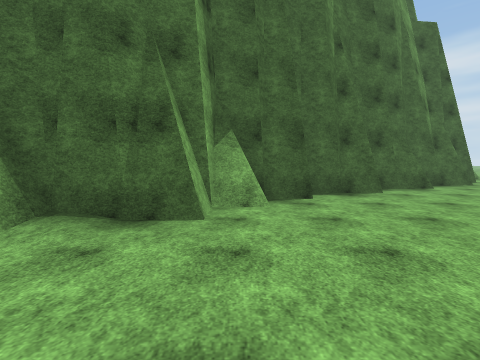
view 1 (above)

24 first-person views from a walk through a Unity game level. The camera is 1.5 m above the floor, tilts 4° down and sees 85° across. The floor is counted in squares, 2 m on a side. Each view is taken from the middle of a square. On the plan, view 1 faces up. The plan holds only what a view shows up to about 9 squares ahead; the rest is blank. The place goes on beyond the plan. The player character is not drawn. Surface patterns are stand-ins for the level's own textures.

view 2
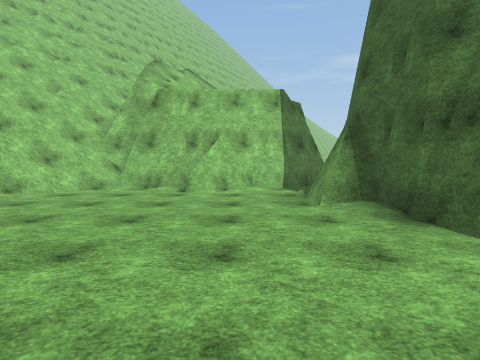

view 3
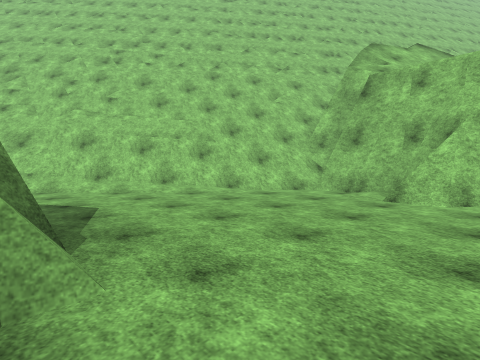

view 4
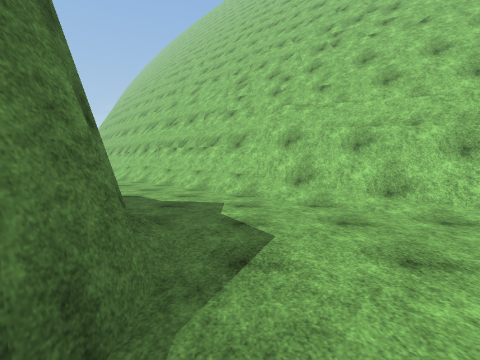

view 5
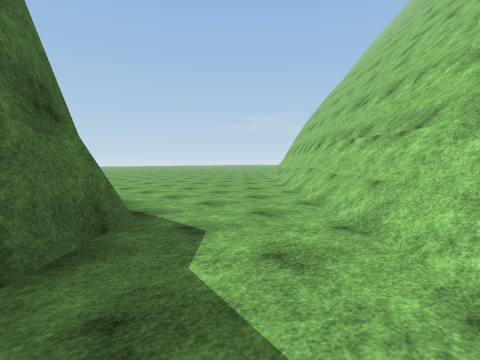

view 6
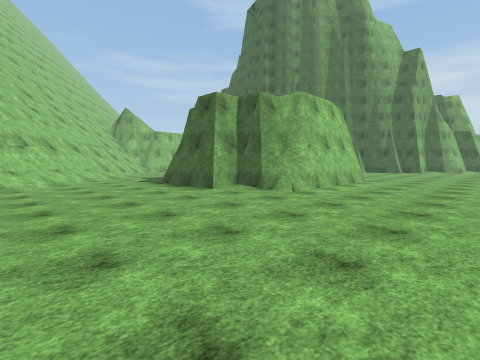

view 7
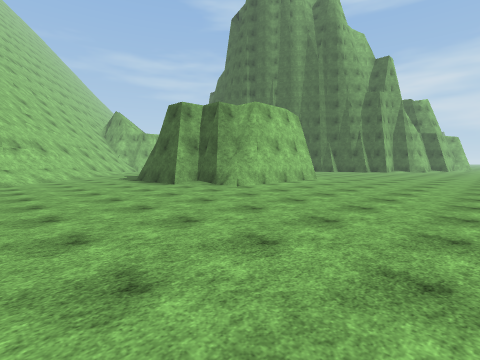

view 8
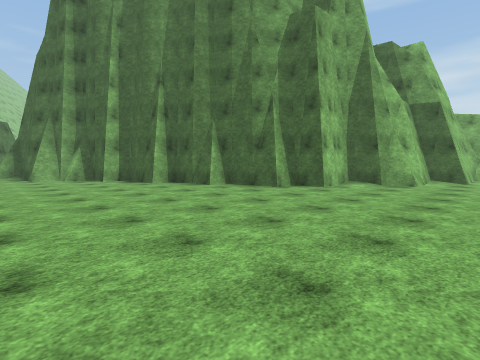

view 9
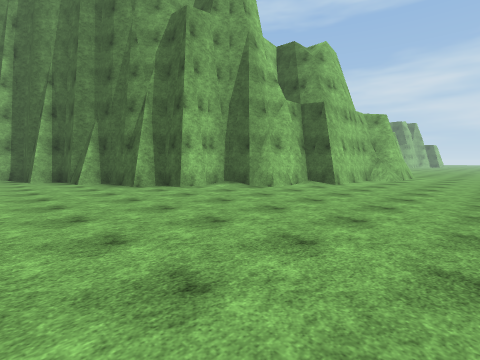

view 10
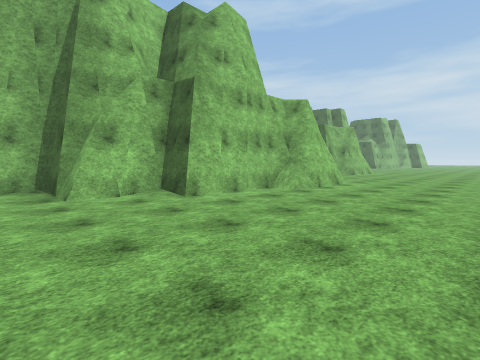

view 11
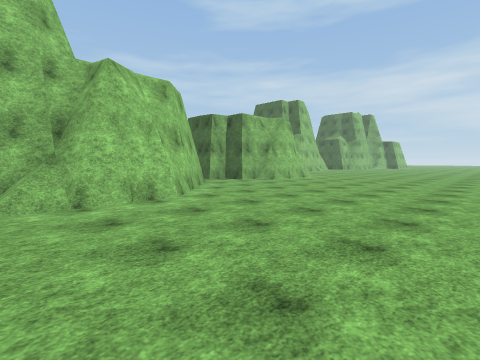

view 12
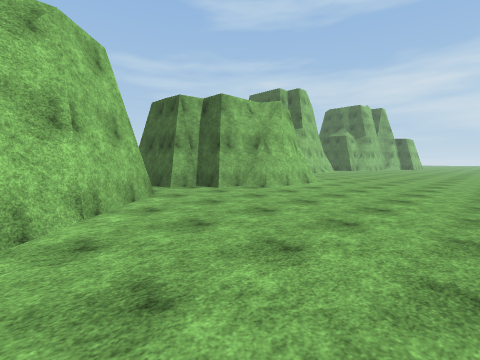

view 13
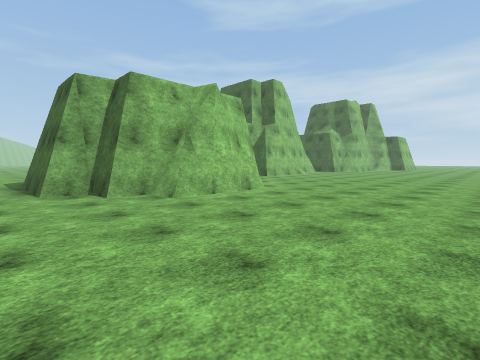

view 14
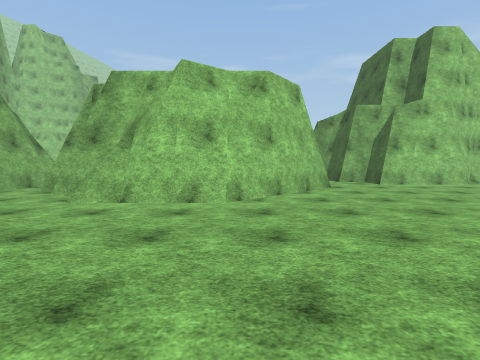

view 15
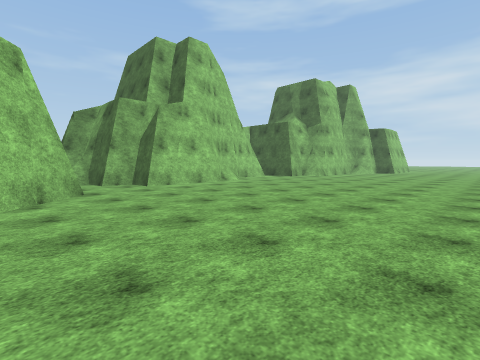

view 16
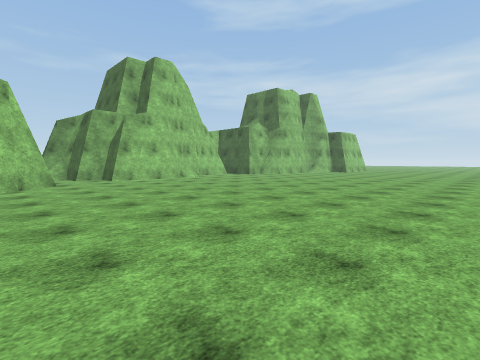

view 17
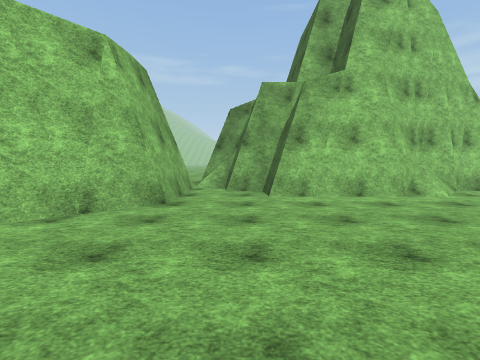

view 18
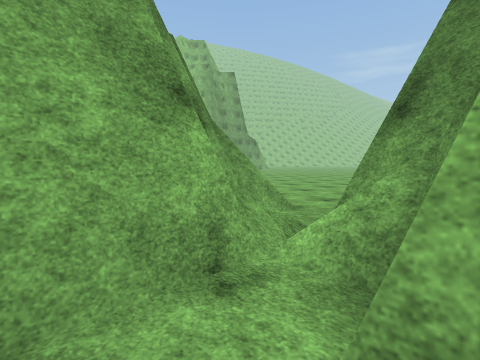

view 19
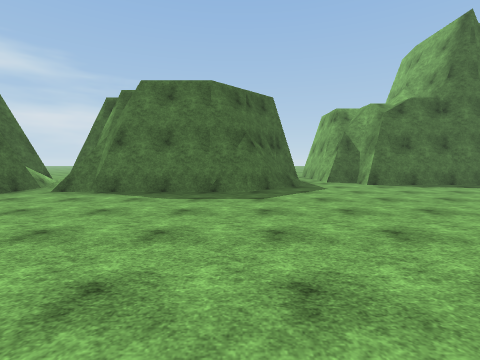

view 20
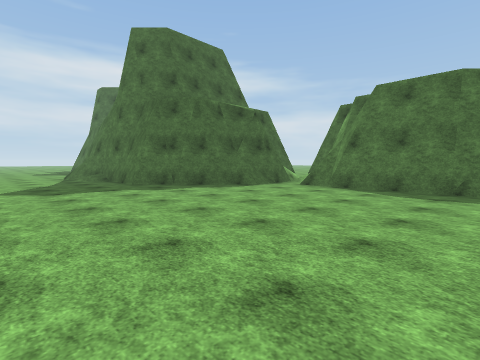

view 21
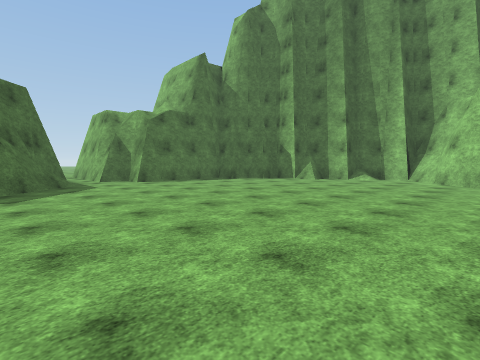

view 22
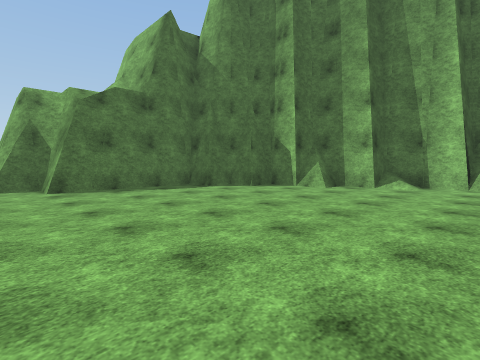

view 23
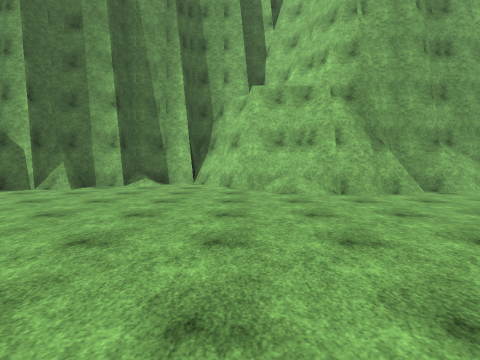

view 24
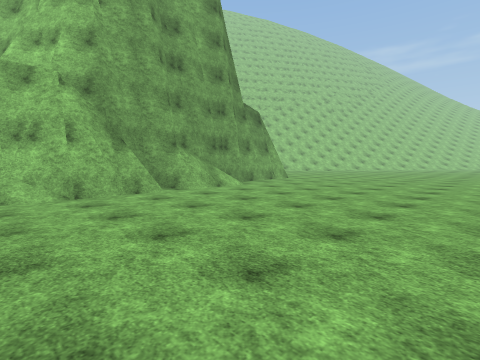

### Floor plan
Key: @ floor where view 1 was taken; # wall or solid block; . main floor; : floor 0.25 m higher than the main floor; / step, stairs or slope; = window, fence, low wall or low ledge; v drop or lower ground.
Columns run from 15 left of view 1 to 17 right of it. Each row starts with its distance up from view 1.
 38                     #.    .......
 37                     #=.  ........
 36                     ##...........
 35           ...        #...........
 34           ....#      #...........
 33           ....##    ##...........
 32           .....######............
 31           .......##/.............
 30           ........./####.........
 29           ........###  ##........
 28           ........#     ##.....
 27           ........#      #......
 26           ........#      #.......
 25           ........##    ##.......
 24           ......../### ##........
 23           .........//# #.........
 22 .....................# ##........
 21 ....................##  ##.......
 20 ....................#    ##......
 19  ...................#     ##.....
 18   ..................#     ##.....
 17    ................##     ##.....
 16     .=.##.........##      #......
 15     #######.....###       #.....
 14           ##...###        #.....
 13            #####         ##.....
 12                        ###......
 11                        #........
 10                       ##........
  9                     ###........
  8                   ###..........
  7                 ###............
  6                ##..............
  5               ##...............
  4          #  ###.............
  3          #. #:..............
  2          #..................
  1          ##.......
  0          ##....@.
 -1          #/.....#        .....
 -2         ##......#      #......
 -3         #//.....##     #......
 -4         ////.....#     #......
 -5         //////...##  ###......
 -6         ///////...####........
 -7         ////////..............
 -8          //////=/.............
 -9         #==/=//##/............
-10         ##/////v##/...........
-11                /v##/..........
-12                //v##/

Where each view was taken, in squares from view 1:
view 1: 0 up, 0 right, facing up
view 2: 1 up, 2 right, facing left
view 3: 1 up, 1 right, facing down-left
view 4: 1 down, 0 right, facing down
view 5: 5 down, 0 right, facing down-right
view 6: 11 down, 12 right, facing up-left
view 7: 11 down, 14 right, facing up-left
view 8: 2 up, 12 right, facing up-left
view 9: 5 up, 15 right, facing up-left
view 10: 10 up, 16 right, facing up-left
view 11: 16 up, 17 right, facing up-left
view 12: 19 up, 15 right, facing up-left
view 13: 22 up, 15 right, facing up-left
view 14: 28 up, 15 right, facing left
view 15: 29 up, 14 right, facing up-left
view 16: 29 up, 17 right, facing up-left
view 17: 32 up, 12 right, facing left
view 18: 32 up, 6 right, facing down-left
view 19: 25 up, 4 left, facing right
view 20: 25 up, 5 left, facing up-right
view 21: 25 up, 5 left, facing down-right
view 22: 22 up, 3 left, facing down-right
view 23: 22 up, 4 left, facing down
view 24: 22 up, 5 left, facing down-left
